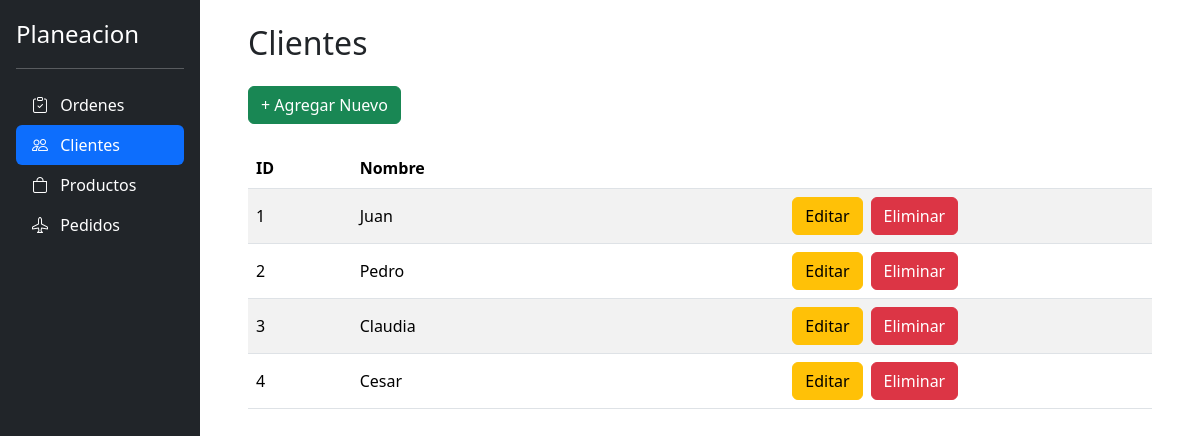
Screenshot of /clientes with the database file from the repository.
### planeacion/data/database/entities/ClienteEntity.py (models this page shows, shortened)
class Cliente(models.Model):
    nombre = models.CharField(max_length=50)

### planeacion/ui/views.py (the view)
# urls.py: path("clientes", views.clientes, name="clientes"),
def clientes(request):
    mensaje = request.GET.get('mensaje')
    error = request.GET.get('error') == 'True'
    respuesta:RespuestaOperacion = ClienteUseCases.obtenerClientesUseCase()
    context = {
        "clientes" : respuesta.contenido,
        "mensaje": mensaje,
        "error": error
    }
    return render(request, "planeacion/clientes.html", context)

### planeacion/data/database/dao/ClienteDao.py (called while the page is built)
    @staticmethod
    def obtenerClientes():
        return Cliente.objects.all()

### planeacion/data/repository/ClienteRepository.py (called while the page is built)
    @staticmethod
    def obtenerClientesDeBD():
        response:list[Cliente] = ClienteDao.obtenerClientes()
        return response

### planeacion/domain/ClienteUseCases.py (called while the page is built)
    @staticmethod
    def obtenerClientesUseCase() -> list[Cliente]:
        respuesta: RespuestaOperacion = RespuestaOperacion()
        try:
            respuesta.contenido: list[Cliente] = ClienteRepository.obtenerClientesDeBD()
        except Cliente.DoesNotExist as error:
            print("ERROR:obtenerClientesUseCase: ", error)
            respuesta.error = True
            respuesta.mensaje = "No hay registros"
            respuesta.contenido = []
        except Exception as error:
            print("ERROR:obtenerClientesUseCase: ", error)
            respuesta.error = True
            respuesta.mensaje = "Ha ocurrido un error en el sistema"
            respuesta.contenido = []
        return respuesta

### planeacion/ui/templates/planeacion/clientes.html (shortened to what this page needs)
{% extends 'planeacion/base/base_site.html' %}
{% block main_content %}
  <h2>Clientes </h2>
  <div class="d-flex justify-content-between mt-4 mb-4">
    <div>
      <button
      class="btn btn-success"
      data-bs-toggle="modal"
      data-bs-target="#crear-cliente-modal"
      > + Agregar Nuevo</button>
    </div>
  </div>
  <table class="table table-striped align-middle">
    <thead>
      <tr>
        <th scope="col">ID</th>
        <th scope="col">Nombre</th>
        <th scope="col"></th>
      </tr>
    </thead>
    <tbody>
      {% if clientes %}
        {% for cliente in clientes %}
          <tr>
            <td>{{ cliente.id }}</td>
            <td>{{ cliente.nombre }}</td>
            <td>
              <div class="d-flex flex-row justify-content-center">
                <button class="btn btn-warning me-2"
                data-bs-toggle="modal"
                data-bs-target="#editar-cliente-modal"
                data-bs-id="{{cliente.id}}"
                data-bs-nombre="{{ cliente.nombre }}"
                data-bs-apellidos="{{cliente.apellidos}}" >Editar</button>
                <button class="btn btn-danger" data-bs-toggle="modal" data-bs-target="#eliminar-cliente-modal" data-bs-id="{{cliente.id}}">Eliminar</button>
              </div>
            </td>
          </tr>
        {% endfor %}
      {% else %}
        <tr>
          <td colspan="4" class="text-center">
            <h5>No hay clientes registrados</h5>
          </td>
        </tr>
      {% endif %}
    </tbody>
  </table>
{% endblock %}

### rows the page displays
Cliente: id "1", nombre "Juan"
Cliente: id "2", nombre "Pedro"
Cliente: id "3", nombre "Claudia"
Cliente: id "4", nombre "Cesar"
